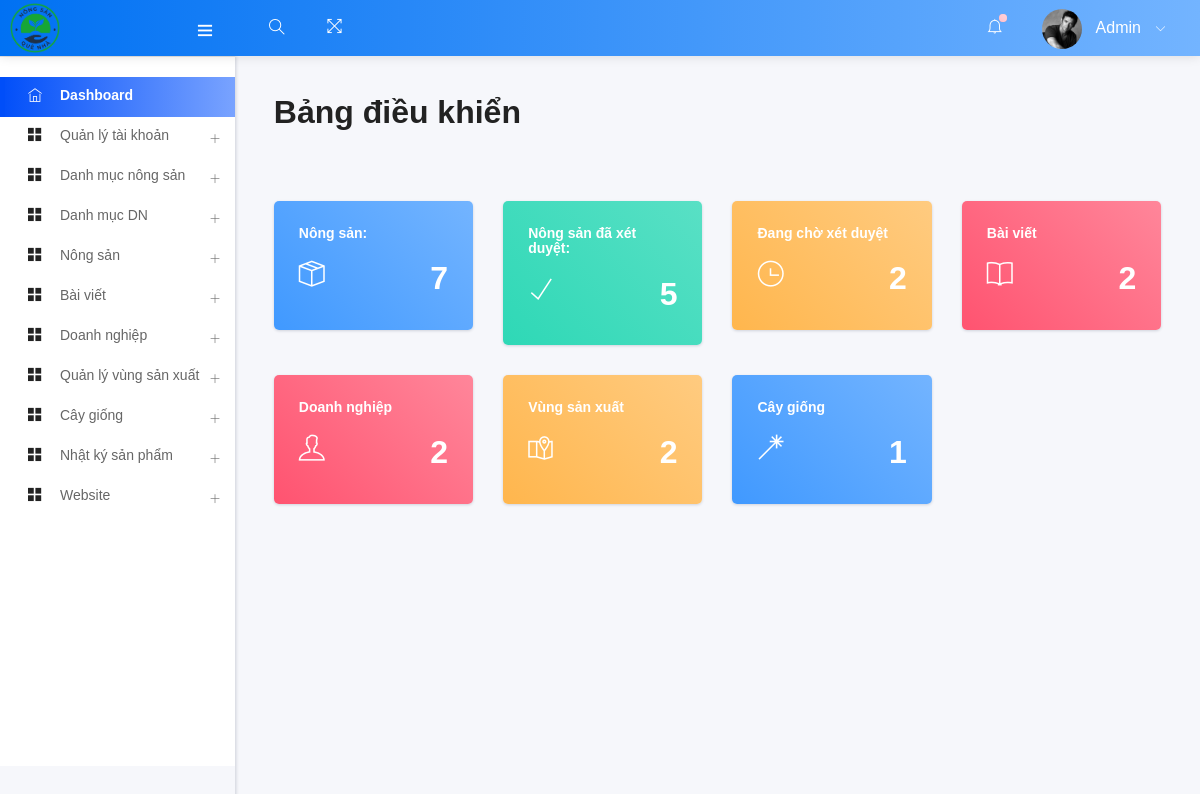
The page /admin/dashboard.php (signed in) on the database its author committed.
### tables this page shows
CREATE TABLE `add_logo` (
  `id` int(10) NOT NULL,
  `img` varchar(200) NOT NULL
);

CREATE TABLE `taikhoan` (
  `id_acc` int(11) NOT NULL,
  `hoten` varchar(255) NOT NULL,
  `email` varchar(255) NOT NULL,
  `matkhau` varchar(255) NOT NULL,
  `dienthoai` char(10) NOT NULL,
  `diachi` varchar(255) DEFAULT NULL,
  `hinhdaidien` varchar(255) DEFAULT NULL,
  `role` enum('Admin','Nongdan','Khachhang') NOT NULL DEFAULT 'Khachhang',
  `trangthai` enum('hoatdong','khonghoatdong') NOT NULL DEFAULT 'hoatdong',
  `ngaytao` timestamp NOT NULL DEFAULT CURRENT_TIMESTAMP
);

### admin/dashboard.php (called while the page is built, shortened)
<?php
    include ("template.php");
?>

### admin/class/adminback.php (called while the page is built, shortened)
<?php
class  adminback
{
    private $connection;
    function __construct()
    {
        $dbhost = "localhost";
        $dbuser = "tien123";
        $dbpass = "123456";
        $dbname = "nongsanquenha";
        $this->connection = mysqli_connect($dbhost, $dbuser, $dbpass, $dbname);
        mysqli_set_charset($this->connection,'UTF8');
    }
    function show_admin_user(){
        $query = "SELECT * FROM `taikhoan` ";
        if(mysqli_query($this->connection, $query)){
            $result = mysqli_query($this->connection, $query);
            return $result;
        }
    }
    function display_logo()
    {
        $query = "SELECT * FROM add_logo";
        if (mysqli_query($this->connection, $query)) {
            $pdt_info = mysqli_query($this->connection, $query);
            return $pdt_info;
        }
    }
}

### admin/includes/headernav.php (the view, shortened to what this page needs)
<nav class="navbar header-navbar pcoded-header">
               <div class="navbar-wrapper">
                   <div class="navbar-logo">
                       <a class="mobile-menu" id="mobile-collapse" href="#!">
                           <i class="ti-menu"></i>
                       </a>
                       <a href="index.php">
                      <?php
                       $obj=new adminback();
                       $logo_info = $obj->display_logo();
                       $user_info = $obj->show_admin_user();
                       $logo = mysqli_fetch_assoc($logo_info);
                       ?>
                           <img width="50" height="50" src="uploads/<?php echo $logo['img']; ?>" alt="Theme-Logo" />
                       </a>
                   </div>
                   <div class="navbar-container container-fluid">
                       <ul class="nav-left">
                           <li class="header-search">
                               <div class="main-search morphsearch-search">
                                   <div class="input-group">
                                       <input type="text" class="form-control">
                                       <span class="input-group-addon search-btn"><i class="ti-search"></i></span>
                                   </div>
                               </div>
                           </li>
                           <li>
                               <a href="#!" onclick="javascript:toggleFullScreen()">
                                   <i class="ti-fullscreen"></i>
                               </a>
                           </li>
                       </ul>
                       <ul class="nav-right">
                           <li class="header-notification">
                               <a href="#!">
                                   <i class="ti-bell"></i>
                                   <span class="badge bg-c-pink"></span>
                               </a>
                           </li>
                           <li class="user-profile header-notification">
                               <a href="#!">
                                   <img src="assets/images/avatar-4.jpg" class="img-radius" alt="User-Profile-Image">
                                   <span> <?php
                                    while($user = mysqli_fetch_assoc($user_info)){
                                        if($admin_email==$user['email'])
                                            echo $user['hoten'];
                                        }
                                   ?> </span>
                                   <i class="ti-angle-down"></i>
                               </a>
                           </li>
                       </ul>
                   </div>
               </div>
           </nav>

### rows shown on the page
add_logo: img (picture)
taikhoan: hoten "Admin"

### other values the page prints
$total_products "7"
$total_products_daduyet "5"
$total_products-$total_products_daduyet "2"
$dembaiviet "2"
$demdn "2"
$demvsx "2"
$demcg "1"
